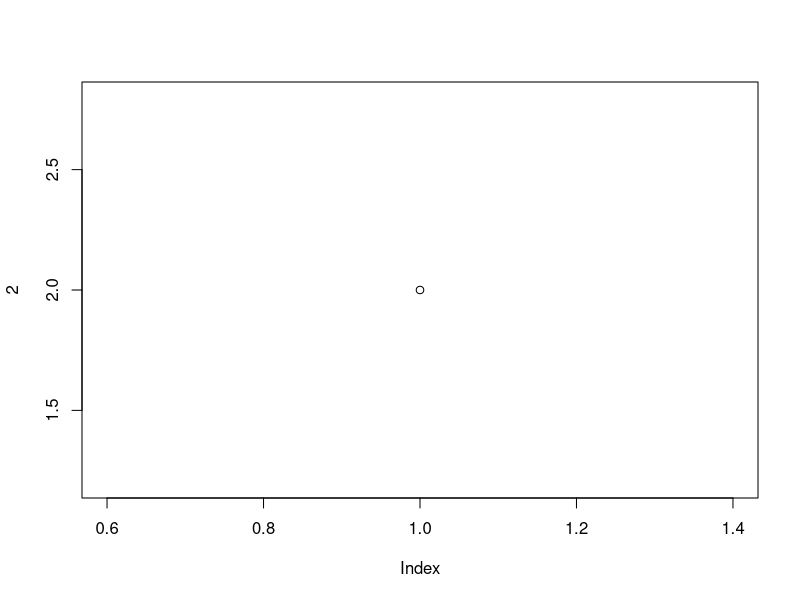

Write R code to recreate this figure.
## ---- chunk 1
knitr::opts_chunk$set(collapse = TRUE)
## ---- chunk 2
plot(2)
